Frame 1 (no input): blank canvas, image omitted
Frame 60 (no input): blank canvas, image omitted
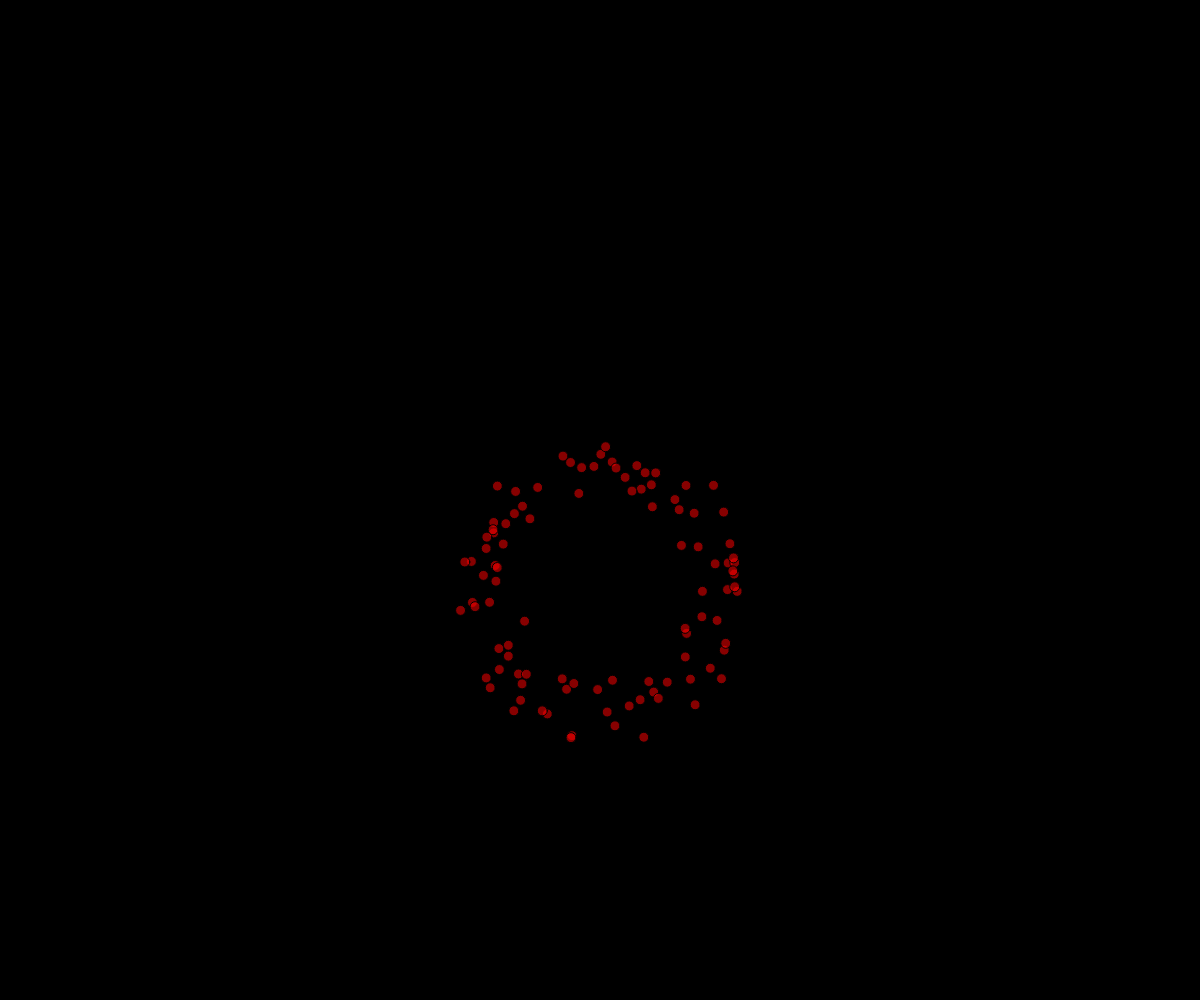
Frame 120 (the mouse pressed at the canvas centre since frame 60)

The p5.js sketch whose frames 1 and 60 were blank and that drew this single picture after the mouse press (run headless with seeded random() and noise() and a simulated clock; from frame 60 on, the mouse is pressed at the canvas centre):

// p5.js sketch
// ── sketch.js
// Fireworks OOP demo

let fireworks = [];

function setup() {
  createCanvas(windowWidth, windowHeight);
  angleMode(DEGREES);
}

function draw() {
  background("black");
  for (let i=fireworks.length-1; i>=0; i--) {
    if (fireworks[i].isAlive()) {
      fireworks[i].move();
      fireworks[i].display();
    }
    else {
      fireworks.splice(i, 1);
    }
  }
}

function mousePressed() {
  let numberOfParticles = 100;
  let theta = 0;
  for (let i=0; i<numberOfParticles; i++) {
    let xSpeed = cos(theta)*2 + random(-0.5, 0.5);
    let ySpeed = sin(theta)*2 + random(-0.5, 0.5);
    let someParticle = new Particle(mouseX, mouseY, 
                                xSpeed, ySpeed,
                                255, 0, 0, 255);
    fireworks.push(someParticle);
    theta += 360/numberOfParticles;
  }
}

class Particle {
  constructor(x, y, dx, dy, r, g, b, a) {
    this.x = x;
    this.y = y;
    this.dx = dx;
    this.dy = dy;
    this.r = r;
    this.g = g;
    this.b = b;
    this.a = a;
    this.diameter = 10;
    this.gravity = 0.05;
  }

  move() {
    this.x += this.dx;
    this.y += this.dy;
    this.dy += this.gravity;
    this.a -= 2;  //slowly fade away
  }

  display() {
    fill(this.r, this.g, this.b, this.a);
    ellipse(this.x, this.y, this.diameter, this.diameter);
  }

  isAlive() {
    return this.a > 0;
  }
}
